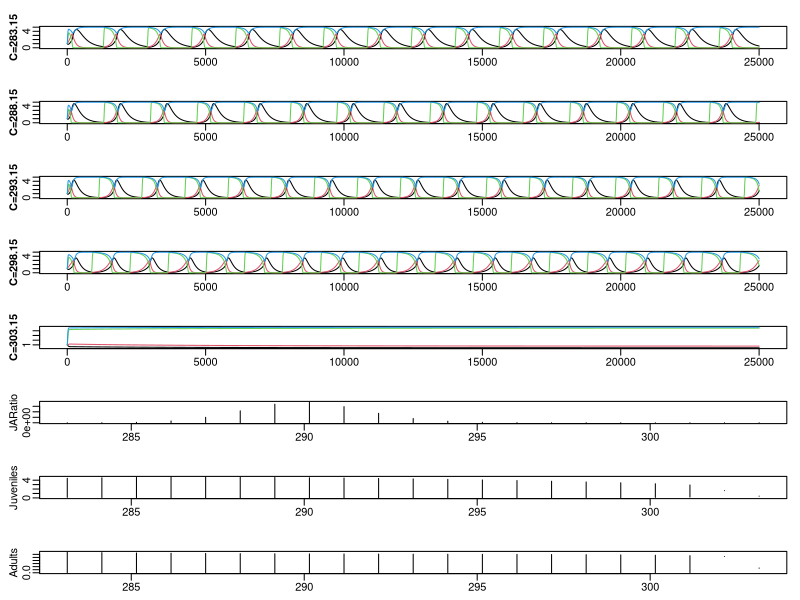

Reproduce this figure in R.

library(deSolve)

#### RUNTIME ###################################################################

# start timing script
start <- proc.time()

#### PARAMETERS ################################################################

# z: adult to juvenile size ratio
z<-0.2
# p: adult modifier on production of juveniles
# can use to modify stage structure, seems like it needs to be <1
p<-0.4
# sig: conversion efficiency of resource to useful energy for fish
sig<-0.7
# M: maximum ingestion rate
# make mass specific?
M<-1
# MS: function breadth for max intake rate
# i.e. attack rate, opens downward
MS<-10
# H: handling time
# speed at which fish can eat resources (smaller is faster)
H<-1
# HS: function breadth for handling time
# temperature parabola opens upward
HS<-10
# uJ: juvenile mortality
# uJt = 0.05 when C = 293.15
uJ<-10000
# uJe: activation energy of juvenile mortality
uJe<--0.308
# uA: adult mortality
# uAt = 0.05 when C = 293.15
uA<-10000
# uAe: activation energy of adult mortality
uAe<--0.308
# uR1: shared resource mortality
# uR2: adult-specific resource mortality
# uR = 0.005 when C = 293.15
uR1<-uR2<-1000
# uR1e: activation energy of shared resource mortality
# uR2e: activation energy of adult-specific resource mortality
uR1e<-uR2e<--0.308
# t: costs of maintaining somatic growth/turnover
# i.e. base level of resource intake you must exceed to mature/reproduce
# t = 0.1 when C = 293.15
t<-10000
# te: activation energy of metabolic waste
te<--0.291
# r1: shared resource growth rate
# r2: adult-specific resource growth rate
r1<-r2<-1.5
# r1S: function breadth for shared resource growth rate
# r2S: function breadth for adult-specific resource growth rate
# temperature parabola opens downward
r1S<-r2S<-15
# r2p: proportion of adult-specific resource available to adults
# fraction between 0 and 1 (inclusive)
    # r2p=0   when adults access none of adult-specific resource
    # r2p=0.5 when adults access half of adult-specific resource
    # r2p=1   when adults access all of adult-specific resource
r2p<-0.5
# r1p: proportion of shared resource available to adults
r1p<-1
# K1: shared resource carrying capacity
# K2: adult-specific resource carrying capacity
K1<-K2<-5
# B: adult reproductive rate
B<-0.5
# boltzmann's constant
kb<-8.617*10^-5
# C: temperature in kelvin
# 283.15 is cold, 293.15 is optimal, 303.15 is hot
C<-293.15
# Copt: optimal temperature in kelvin
Copt<-293.15

# create parameter vector
parms.vec<-c(z=z, p=p, sig=sig, M=M, MS=MS, H=H, HS=HS, uJ=uJ, uJe=uJe, uA=uA,
            uAe=uAe, uR1=uR1, uR2=uR2, uR1e=uR1e, uR2e=uR2e, t=t, te=te, r1=r1,
            r2=r2, r1S=r1S, r2S=r2S, r2p=r2p, r1p-r1p, K1=K1, K2=K2, B=B, kb=kb,
            C=C, Copt=Copt)

#### CHANGING PARAMETERS #######################################################

# enter name of temperature parameter
C.name <- "C"
# choose range of temperatures
C.seq <- seq(from=Copt-10, to=Copt+10, length=21)

# enter name of proportion of adult-specific resource available to adults
r2p.name <- "r2p"
# choose range of proportions
r2p.seq <- seq(from=r2p-0.25, to=r2p+0.25, length=21)

# determine repetition length
repetitions.length <- 21

# create parameter matrix
parms.matrix <- matrix(data=parms.vec, nrow=length(parms.vec), ncol=repetitions.length)
row.names(parms.matrix) <- names(parms.vec)
# update temperature
parms.matrix[C.name,] <- C.seq
# update proportions
parms.matrix[r2p.name,] <- r2p.seq

#### ODE FUNCTIONS #############################################################

# t subscript in variable name indicates temperature-sensitive

# Mt: maximum ingestion rate
# Ht: handling time
# tt: costs of maintaining somatic growth/turnover
# uJt: mortality rate for juveniles
# uAt: mortality rate for adults
# uR1t: mortality rate for shared resources
# uR2t: mortality rate for adult-specific resources
# r1t: resource growth rate
# r2t: adult-specific resource growth rate
# qt: competitive difference between adults and juveniles
    # qt=1 when juveniles and adults are equal competitors
    # qt=0.5 when juveniles are 3x better than adults
    # qt=1.5 when adults 3x better than juveniles
# ca: functional response for adults
# cj: functional response for juveniles
# mj: juvenile maturation rate
# ra: reproduction per adult


BaseStaget<-function(t,y,p){
    {
        J<-y[1]
        A<-y[2]
        R1<-y[3]
        R2<-y[4]
    }
    with(as.list(p),{
        Mt<-M*exp(-(C-Copt)^2/(2*MS)^2)
        Ht<-H*exp((C-Copt)^2/(2*HS)^2)
        tt<-t*exp(te/(kb*C))
        uJt<-uJ*exp(uJe/(kb*C))
        uAt<-uA*exp(uAe/(kb*C))
        uR1t<-uR1*exp(uR1e/(kb*C))
        uR2t<-uR2*exp(uR2e/(kb*C))
        r1t<-r1*exp(-(C-Copt)^2/(2*r1S)^2)
        r2t<-r2*exp(-(C-Copt)^2/(2*r2S)^2)
        qt<-1
        
        ca1<-qt*Mt*r1p*R1/(Ht+r1p*(R1+r2p*R2))
        ca2<-qt*Mt*r2p*R2/(Ht+r2p*(R1+r2p*R2))
        ca<-ca1+ca2
        cj<-(2-qt)*Mt*R1/(Ht+R1)

        ifelse((sig*cj-tt)<0, mj<-0, mj<-(sig*cj-tt-uJt)/(1-z^(1-(uJt/(sig*cj-tt)))))
        ifelse((sig*ca-tt)<0, ra<-0, ra<-(sig*ca-tt)*B)
        
        dJ.dt<- ra*A - mj*J - uJt*J
        dA.dt<- mj*J - uAt*A - ra*p*A
        dR1.dt<- r1t*R1*(1-(R1/K1)) - ca1*A - uR1t*R1 - cj*J
        dR2.dt<- r2t*R2*(1-(R2/K2)) - ca2*A - uR2t*R2
        
        return(list(c(dJ.dt, dA.dt, dR1.dt, dR2.dt)))
    })
}

#### SIMULATION ################################################################

# Choose How Long to Run -------------------------------------------------------
iterations <- 0:25000
iterations <- iterations/10

# Set State Variables ----------------------------------------------------------
j.initial <- 1 # juveniles
a.initial <- 1 # adults
r1.initial <- 1 # shared resources
r2.initial<- 1 # adult-specific resources

# Set Plot Preferences ---------------------------------------------------------

# plot juvenile, adult, and resource dynamics?
dynamics.plot = T
if (dynamics.plot){
    # which dynamics to plot?
    dynamics.to.plot <- c(Copt-10, Copt-5, Copt, Copt+5, Copt+10)  
}

# plot bifurcation plot?
b.plot = T
if (b.plot) {
    # which state variable should be plotted in bifurcation plot?
    b.vars <- c("JARatio", "Juveniles", "Adults")
    # which proportion of iterations should be plotted in bifurcation plot?
    # ex. 0.25 will plot last quarter of iterations
    b.portion <- 0.5
}

# layout for plots
if (dynamics.plot & b.plot) {
    # starting rows have dynamics plots
    # last rows have bifurcation plots
    par(mfcol=c(length(dynamics.to.plot)+length(b.vars),1),
        mar=c(2,3,2,1), mgp=c(1.5,0.5,0))
} else if (dynamics.plot) {
    # rows have dynamics plots for one value in C.seq
    par(mfcol=c(length(dynamics.to.plot),1),
        mar=c(2,3,2,1), mgp=c(1.5,0.5,0))
} else if (b.plot) {
    # rows have bifurcation plots
    par(mfcol=c(length(b.vars),1),
        mar=c(2,3,2,1), mgp=c(1.5,0.5,0))
}

# Run Simulation ---------------------------------------------------------------

# initialize list to store output
output <- list()

# initialize state variables
y <- c(j.initial, a.initial, r1.initial, r2.initial)
names(y) <- c("Juveniles", "Adults", "Shared Resources", "Adult Resources")

# loop to change temperature
for (r in 1:repetitions.length) {
    print(paste0("Starting simulation for repetition ",r))
    
    # set temperature
    parms <- parms.matrix[,r]

    # run simulation
    output[[r]] <- ode(y=y, time=iterations, BaseStaget, parms=parms)
    # remove time column
    output[[r]] <- output[[r]][,-1]
    # add juvenile to adult ratio
    JARatio <- output[[r]][,"Juveniles"] / output[[r]][,"Adults"]
    output[[r]] <- cbind(output[[r]], JARatio)
    
    # juvenile, adult, and resource dynamics plot
    if (dynamics.plot) {
        if (sum(parms.matrix[C.name,r]==dynamics.to.plot)==1) {
            matplot(output[[r]][,1:4],type="l",lty=1,pch=0.5,col=1:4, xlab='', ylab='')
            title(ylab=paste0(C.name,"=",parms.matrix[C.name,r]), cex.lab=1, font.lab=2)
        }
    }

} # end repetitions loop

# bifurcation plot
if (b.plot) {
    
    # choose rows to plot
    total.rows <- length(iterations)
    b.first.row <- round((1-b.portion) * total.rows)
    b.last.row <- total.rows
    b.rows <- b.first.row:b.last.row
    
    # set up plot axes and labels
    range.lim <- lapply(output, function(x) apply(x, 2, range))
    range.lim <- apply(do.call("rbind", range.lim), 2, range)
    
    for (b in b.vars) {
        # set up axes
        plot(0, 0, pch = "", xlim = range(parms.matrix[C.name,]), ylim = range.lim[,b],
             xlab='', ylab=b)
        
        # plot points
        for (r in 1:repetitions.length) {
            max.val <- max(output[[r]][b.rows,b])
            min.val <- min(output[[r]][b.rows,b])
            extrema.val <- c(min.val, max.val)
            lines(rep(C.seq[r], length(extrema.val)), extrema.val, col=1)
        }
    }
    
}

#### RUNTIME ###################################################################

# stop timing script
end <- proc.time()
# print elapsed time
print(end[3]-start[3])
